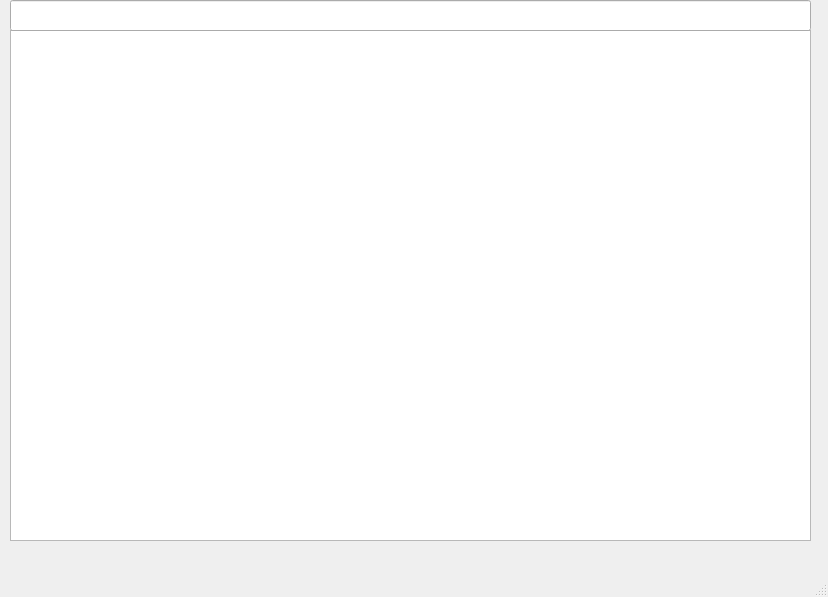
<?xml version="1.0" encoding="UTF-8"?>
<ui version="4.0">
 <class>MainWindow</class>
 <widget class="QMainWindow" name="MainWindow">
  <property name="geometry">
   <rect>
    <x>0</x>
    <y>0</y>
    <width>828</width>
    <height>597</height>
   </rect>
  </property>
  <property name="windowTitle">
   <string>MainWindow</string>
  </property>
  <widget class="QWidget" name="centralwidget">
   <widget class="QTableView" name="tableView">
    <property name="geometry">
     <rect>
      <x>10</x>
      <y>30</y>
      <width>801</width>
      <height>511</height>
     </rect>
    </property>
   </widget>
   <widget class="QLineEdit" name="lineEdit">
    <property name="geometry">
     <rect>
      <x>10</x>
      <y>0</y>
      <width>801</width>
      <height>31</height>
     </rect>
    </property>
   </widget>
  </widget>
  <widget class="QMenuBar" name="menubar">
   <property name="geometry">
    <rect>
     <x>0</x>
     <y>0</y>
     <width>828</width>
     <height>26</height>
    </rect>
   </property>
  </widget>
  <widget class="QStatusBar" name="statusbar"/>
 </widget>
 <resources/>
 <connections/>
</ui>
